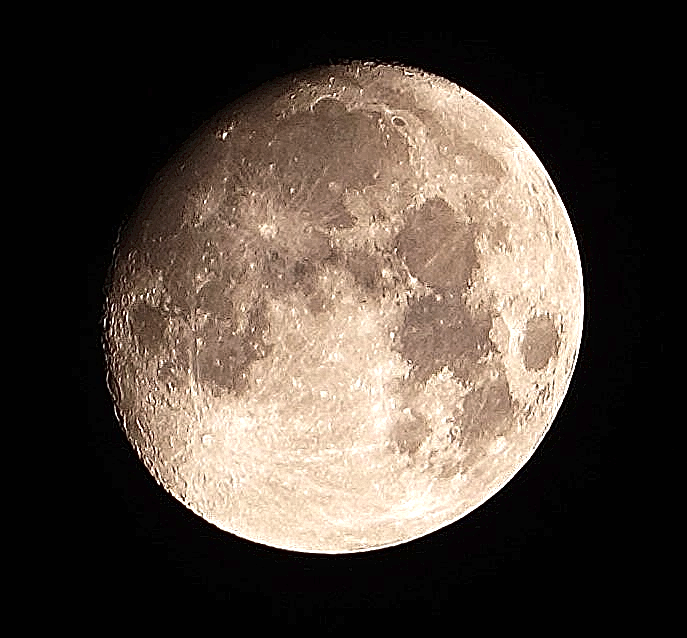
#> input picture colorImage/EnEnhac.png, 687 x 638 px, found by its file name
$ python texture.py
#> lines starting #> are read from the running program, lines starting #| are printed output that depends on the picture; after the words box and inside, x2 and y2 are one past the last pixel; in counts of white or black regions, pixels touching at a corner belong together
#> further down, moon_image is the input picture: shape (638, 687, 3); mean B, G, R 60.7, 69.8, 80.9

import cv2
import numpy as np
from skimage.filters import gabor
from skimage import color
import matplotlib.pyplot as plt

def texture_segmentation(image, frequency, theta):
    # Convert the image to grayscale
#> called with frequency = 0.7, theta = 0
    gray_image = cv2.cvtColor(image, cv2.COLOR_BGR2GRAY)
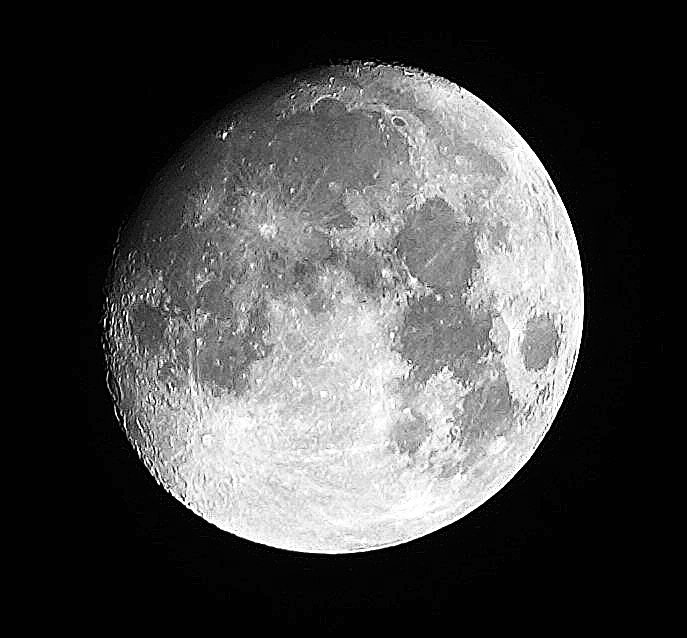
#> gray_image: shape (638, 687); min 1, max 255, mean 72.1

    # Apply Gabor filter for texture analysis
    gabor_response, _ = gabor(gray_image, frequency=frequency, theta=theta)
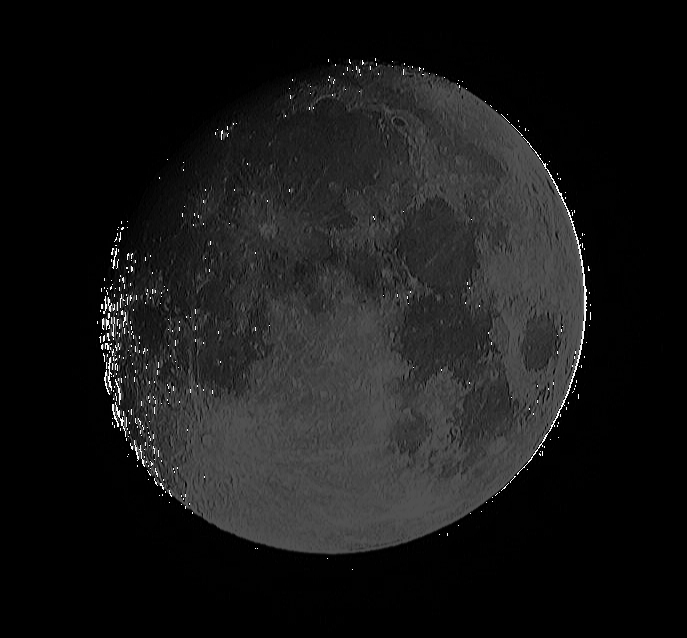
#> gabor_response: shape (638, 687); min 0, max 255, mean 24.1

    # Threshold the Gabor response to obtain a binary mask
    binary_mask = gabor_response > np.percentile(gabor_response, 90)
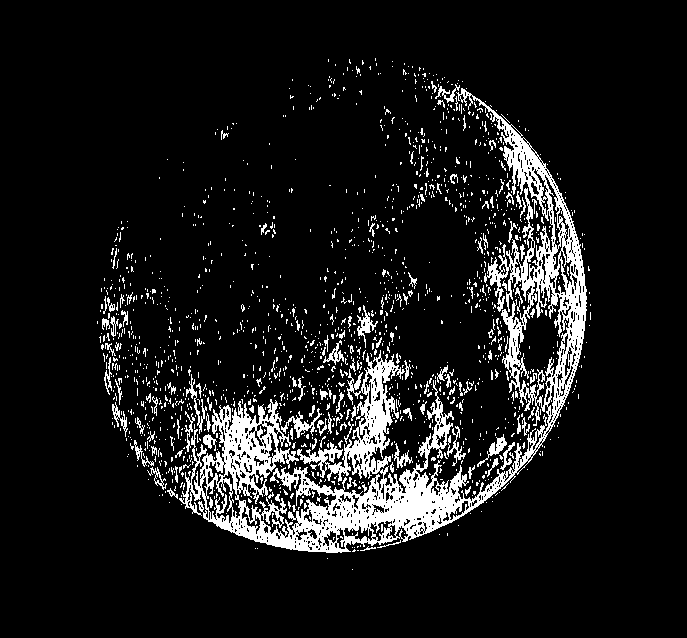
#> binary_mask: shape (638, 687) bool; 9.8% white; 1589 white regions (1460 under 20 px), largest, box (x1, y1, x2, y2) and area: (179, 88, 587, 553) 30369, (281, 408, 322, 438) 316, (357, 305, 378, 348) 252

    # Apply the binary mask to the original image to obtain the segmented result
    segmented_image = cv2.bitwise_and(image, image, mask=binary_mask.astype(np.uint8))
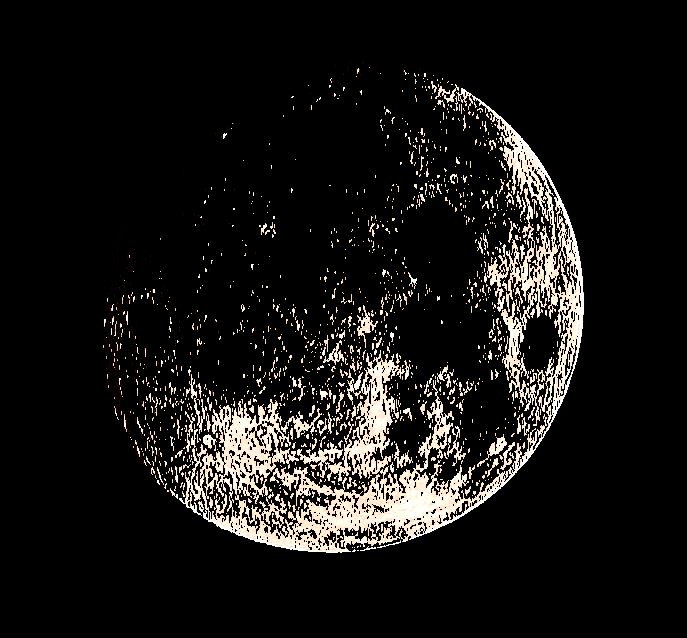
#> segmented_image: shape (638, 687, 3); mean B, G, R 20.1, 22.1, 23.6

    return segmented_image

# Load an image of the moon
image_path = "colorImage/EnEnhac.png"
moon_image = cv2.imread(image_path)

# Perform texture-based segmentation using Gabor filters
frequency_value = 0.7  # Adjust this value based on the desired texture frequency
theta_value = 0.0  # Adjust this value based on the desired orientation of the Gabor filter
segmented_moon_image = texture_segmentation(moon_image, frequency=frequency_value, theta=theta_value)

# Display the original and segmented images
cv2.imshow('Original Moon Image', moon_image)
cv2.imshow('Texture-based Segmentation', segmented_moon_image)
cv2.waitKey(0)
cv2.destroyAllWindows()

$ run again, with colorImage/superpixel.png copied over colorImage/EnEnhac.png
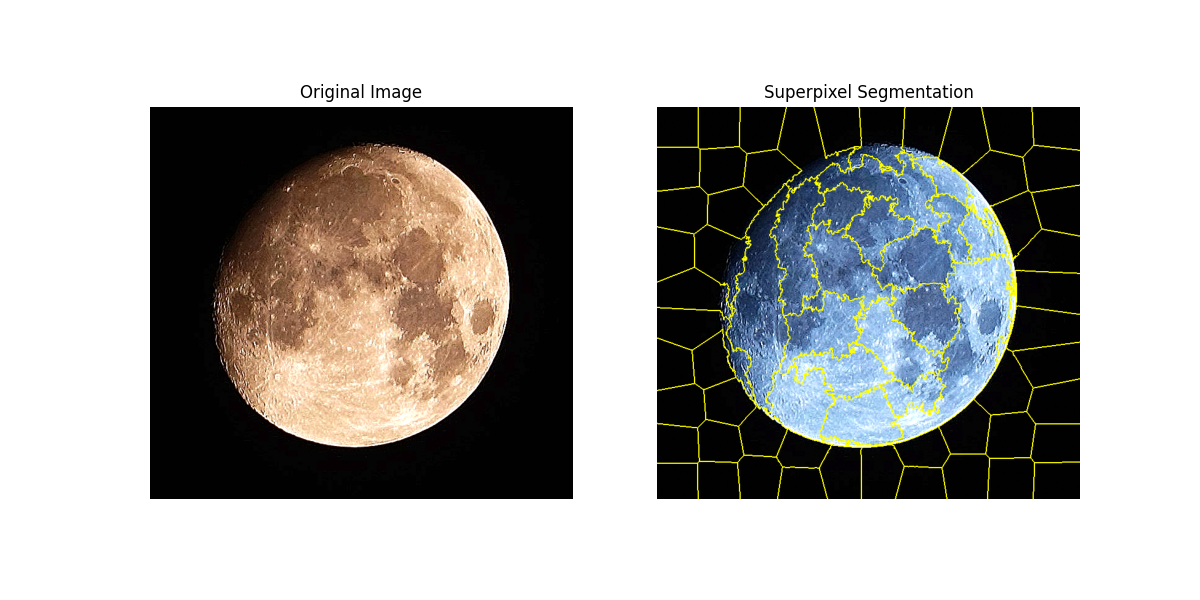
#> input picture colorImage/superpixel.png, 1200 x 600 px, found by its file name
#> moon_image is the input picture: shape (600, 1200, 3); mean B, G, R 165.7, 168.9, 169.9
#> in texture_segmentation, `binary_mask = gabor_response > np.percentile(gabor_response, 90)`:
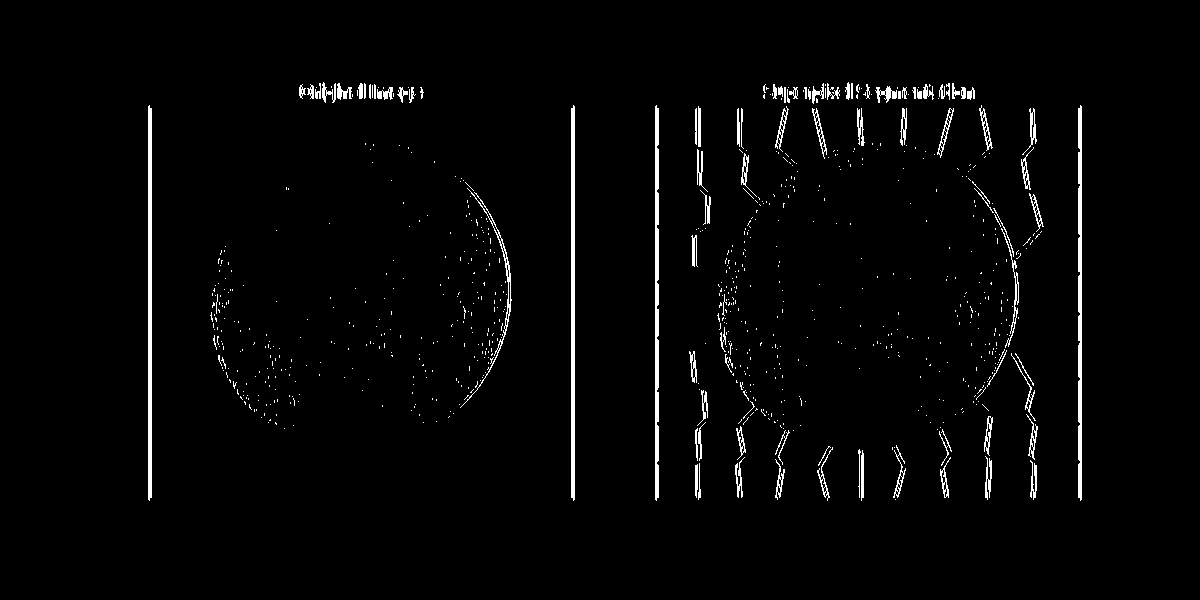
#> binary_mask: shape (600, 1200) bool; 2.2% white; 805 white regions (713 under 20 px), largest, box (x1, y1, x2, y2) and area: (148, 105, 152, 501) 1570, (571, 105, 575, 501) 1570, (1078, 105, 1082, 501) 1514
#> in texture_segmentation, `segmented_image = cv2.bitwise_and(image, image, mask=binary_mask.astyp..`:
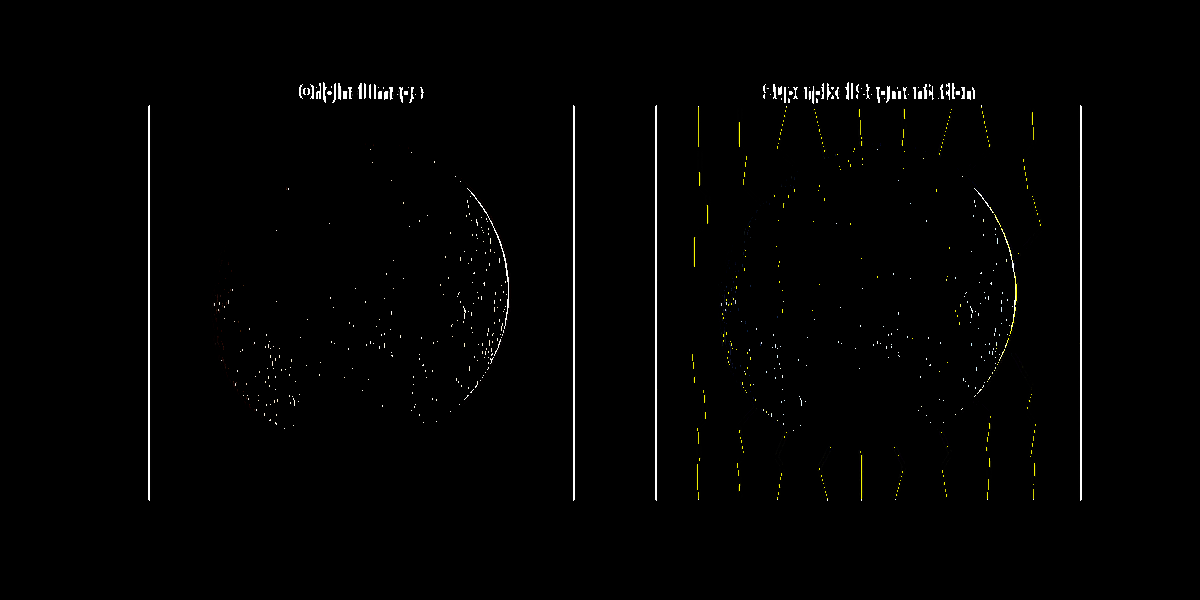
#> segmented_image: shape (600, 1200, 3); mean B, G, R 2.2, 2.5, 2.5
